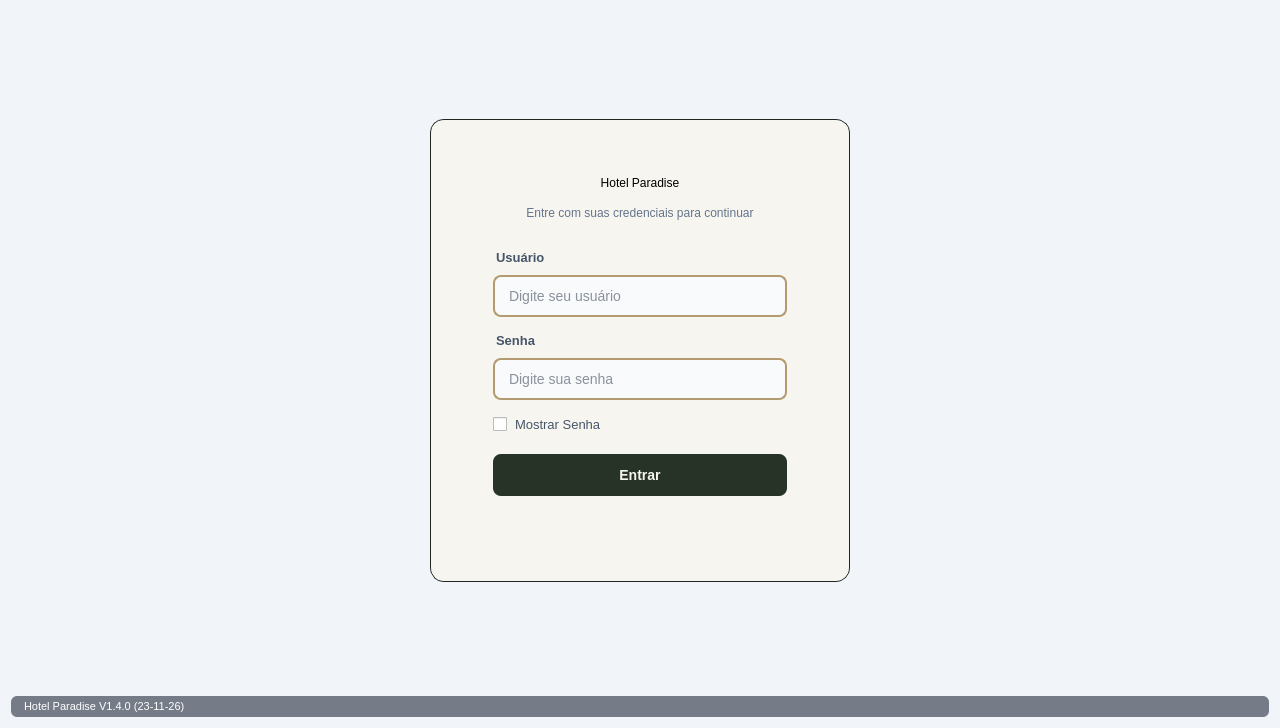
<?xml version="1.0" encoding="UTF-8"?>
<ui version="4.0">
 <class>LoginDialog</class>
 <widget class="QDialog" name="LoginDialog">
  <property name="geometry">
   <rect>
    <x>0</x>
    <y>0</y>
    <width>1280</width>
    <height>728</height>
   </rect>
  </property>
  <property name="windowTitle">
   <string>Hotel Paradise - Login</string>
  </property>
  <property name="styleSheet">
   <string notr="true">/* deep-green: #20251F - Bordas*/
/* dourado fosco: #B49A70 - Borda Destaque (contraste claro)*/
/* bright-sand: #E8E0D2 */
/* Off-white: #F7F5EF - Backgroud */
/* Paradise Green: #263326 - Destaques / Hover */

/* Fundo geral da janela */
QDialog#LoginDialog {
    background-color: #F1F5F9;
}

/* Cartão branco central */
QFrame#frameCard {
    background-color: #F7F5EF;
    border: 1px solid #20251F;
    border-radius: 14px;
    padding: 28px 32px;
}

/* Título do Hotel */
QLabel#labelTelaNomeHotel {
    background: transparent;
    border: none;
    margin-bottom: 6px;
}

/* Rótulos &quot;Login:&quot; e &quot;Senha:&quot; */
QLabel#labelLogin, QLabel#labelSenha {
    color: #475569;
    font-size: 13px;
    font-weight: 600;
    margin-top: 6px;
}

/* Campos de texto */
QLineEdit {
    min-height: 38px;
    padding: 0 12px;
    font-size: 14px;
    color: #1E293B;
    background-color: #F8FAFC;
    border: 1.5px solid #B49A70;	
    border-radius: 8px;
}

/* Destaque ao clicar para digitar */
QLineEdit:focus {
    background-color: #FFFFFF;
    border: 1.5px solid #263326;
}

/* Checkbox Mostrar Senha */
QCheckBox#checkBoxMostrarSenha {
    color: #475569;
    font-size: 13px;
    spacing: 8px;
    margin-top: 6px;
    margin-bottom: 12px;
}

/* Botão principal */
QPushButton#pushButtonEntrar {
    min-height: 42px;
    font-size: 14px;
    font-weight: bold;
    color: #F7F5EF;
    background-color: #263326;
    border: none;
    border-radius: 8px;
}

QPushButton#pushButtonEntrar:hover {
    background-color: #20251F;
}

QPushButton#pushButtonEntrar:pressed {
    background-color: #20251F;
}

/* Texto de versão no rodapé */
QLabel#labelTituloEVersao {
    color: #FFFFFF;
    background-color: rgba(15, 23, 42, 0.55);
    padding: 4px 10px;
    border-radius: 6px;
    font-size: 11px;;
}

/* Subtítulo do formulário */
QLabel#labelInstrucao {
    color: #64748B;
    background: transparent;
    font-size: 12px;
    margin-bottom: 14px;
}

/* Aviso discreto abaixo do botão Entrar */
QLabel#labelMensagem {
    color: #B42318;
    background: transparent;
    border: none;
    font-size: 12px;
    font-weight: 600;
    padding-top: 5px;
}
</string>
  </property>
  <layout class="QVBoxLayout" name="verticalLayout_2">
   <item>
    <spacer name="verticalSpacer_2">
     <property name="orientation">
      <enum>Qt::Orientation::Vertical</enum>
     </property>
     <property name="sizeHint" stdset="0">
      <size>
       <width>20</width>
       <height>73</height>
      </size>
     </property>
    </spacer>
   </item>
   <item>
    <layout class="QHBoxLayout" name="horizontalLayout">
     <item>
      <spacer name="horizontalSpacer">
       <property name="orientation">
        <enum>Qt::Orientation::Horizontal</enum>
       </property>
       <property name="sizeHint" stdset="0">
        <size>
         <width>40</width>
         <height>20</height>
        </size>
       </property>
      </spacer>
     </item>
     <item>
      <widget class="QFrame" name="frameCard">
       <property name="minimumSize">
        <size>
         <width>380</width>
         <height>0</height>
        </size>
       </property>
       <property name="maximumSize">
        <size>
         <width>450</width>
         <height>16777215</height>
        </size>
       </property>
       <property name="frameShape">
        <enum>QFrame::Shape::StyledPanel</enum>
       </property>
       <property name="frameShadow">
        <enum>QFrame::Shadow::Raised</enum>
       </property>
       <layout class="QVBoxLayout" name="verticalLayout">
        <property name="spacing">
         <number>10</number>
        </property>
        <property name="leftMargin">
         <number>30</number>
        </property>
        <property name="topMargin">
         <number>28</number>
        </property>
        <property name="rightMargin">
         <number>30</number>
        </property>
        <property name="bottomMargin">
         <number>28</number>
        </property>
        <item>
         <widget class="QLabel" name="labelTelaNomeHotel">
          <property name="text">
           <string>Hotel Paradise</string>
          </property>
          <property name="alignment">
           <set>Qt::AlignmentFlag::AlignCenter</set>
          </property>
         </widget>
        </item>
        <item>
         <widget class="QLabel" name="labelInstrucao">
          <property name="text">
           <string>Entre com suas credenciais para continuar</string>
          </property>
          <property name="alignment">
           <set>Qt::AlignmentFlag::AlignCenter</set>
          </property>
          <property name="wordWrap">
           <bool>true</bool>
          </property>
         </widget>
        </item>
        <item>
         <widget class="QLabel" name="labelLogin">
          <property name="text">
           <string>Usuário</string>
          </property>
         </widget>
        </item>
        <item>
         <widget class="QLineEdit" name="lineEditLogin">
          <property name="placeholderText">
           <string>Digite seu usuário</string>
          </property>
         </widget>
        </item>
        <item>
         <widget class="QLabel" name="labelSenha">
          <property name="text">
           <string>Senha</string>
          </property>
         </widget>
        </item>
        <item>
         <widget class="QLineEdit" name="lineEditSenha">
          <property name="echoMode">
           <enum>QLineEdit::EchoMode::Password</enum>
          </property>
          <property name="placeholderText">
           <string>Digite sua senha</string>
          </property>
         </widget>
        </item>
        <item>
         <widget class="QCheckBox" name="checkBoxMostrarSenha">
          <property name="text">
           <string>Mostrar Senha</string>
          </property>
         </widget>
        </item>
        <item>
         <widget class="QPushButton" name="pushButtonEntrar">
          <property name="text">
           <string>Entrar</string>
          </property>
          <property name="default">
           <bool>true</bool>
          </property>
         </widget>
        </item>
        <item>
         <widget class="QLabel" name="labelMensagem">
          <property name="minimumSize">
           <size>
            <width>0</width>
            <height>0</height>
           </size>
          </property>
          <property name="text">
           <string/>
          </property>
          <property name="alignment">
           <set>Qt::AlignmentFlag::AlignCenter</set>
          </property>
          <property name="wordWrap">
           <bool>true</bool>
          </property>
         </widget>
        </item>
       </layout>
      </widget>
     </item>
     <item>
      <spacer name="horizontalSpacer_2">
       <property name="orientation">
        <enum>Qt::Orientation::Horizontal</enum>
       </property>
       <property name="sizeHint" stdset="0">
        <size>
         <width>40</width>
         <height>20</height>
        </size>
       </property>
      </spacer>
     </item>
    </layout>
   </item>
   <item>
    <spacer name="verticalSpacer">
     <property name="orientation">
      <enum>Qt::Orientation::Vertical</enum>
     </property>
     <property name="sizeHint" stdset="0">
      <size>
       <width>20</width>
       <height>73</height>
      </size>
     </property>
    </spacer>
   </item>
   <item>
    <widget class="QLabel" name="labelTituloEVersao">
     <property name="text">
      <string>Hotel Paradise V1.4.0 (23-11-26)</string>
     </property>
    </widget>
   </item>
  </layout>
 </widget>
 <resources/>
 <connections/>
</ui>
